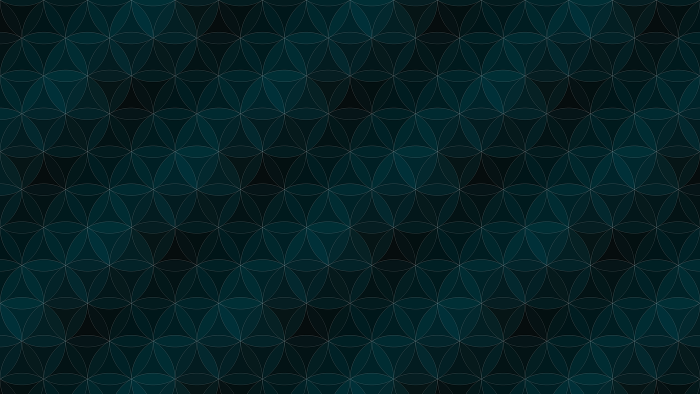
#> input picture pattern.png, 1400 x 788 px (shown at 1/2 size)
$ python generate_img.py pattern.png pattern.png pattern.png pattern.png   (older library calls are emulated)
#> lines starting #> are read from the running program, lines starting #| are printed output that depends on the picture
# Install Pillow: pip install Pillow
from PIL import Image, ImageDraw, ImageFont, ImageOps
import sys
import numpy as np

# Command line parameters
song_id = sys.argv[1]  # Get the song ID from the command line
title = sys.argv[2]  # Get the song title from the command line
artist = sys.argv[3]  # Get the artist from the command line
genre = sys.argv[4]  # Get the genre from the command line

# Create a new image with RGB mode
img = Image.new('RGB', (500, 500), color=(73, 109, 137))
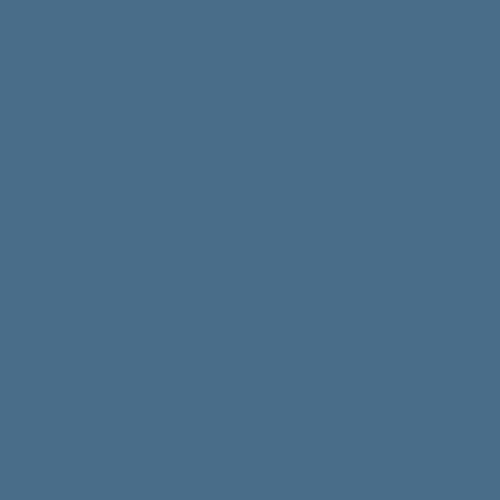
#> img: PIL image 500x500 RGB; mean R, G, B 73, 109, 137

# Gradient
top = Image.new('RGB', (500, 500), color=(69, 33, 124))  # changed color
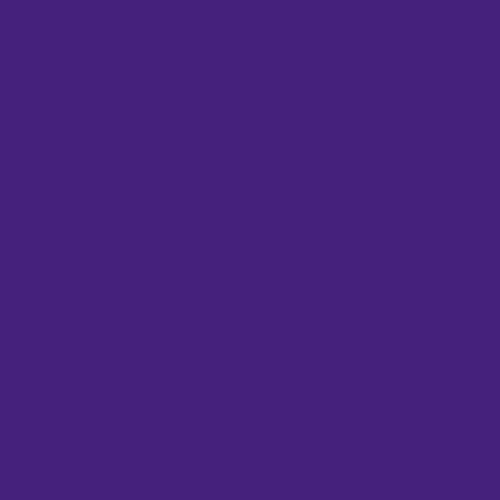
#> top: PIL image 500x500 RGB; mean R, G, B 69, 33, 124
bottom = Image.new('RGB', (500, 500), color=(87, 217, 163))  # changed color
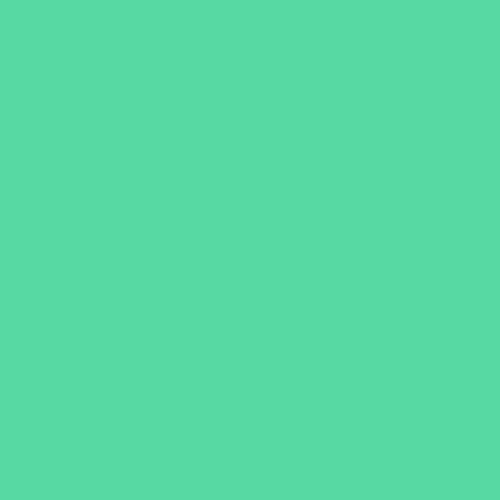
#> bottom: PIL image 500x500 RGB; mean R, G, B 87, 217, 163

alpha = np.array([np.linspace(0, 255, 500)]*500).astype('uint8')
mask = Image.fromarray(alpha)
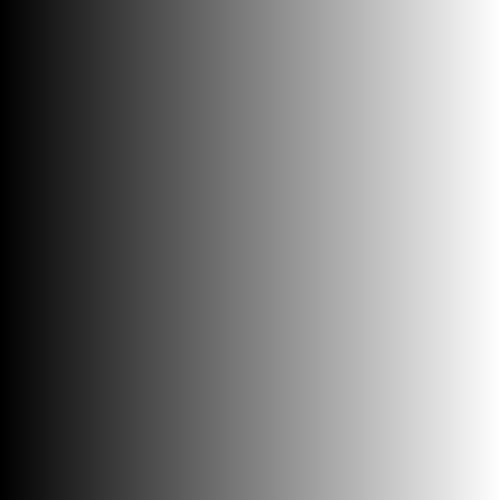
#> mask: PIL image 500x500 L; min 0, max 255, mean 127
img = Image.composite(top, bottom, mask)
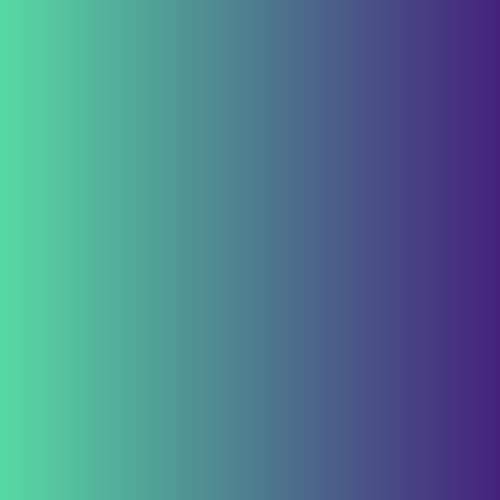
#> img: PIL image 500x500 RGB; mean R, G, B 78, 125.4, 143.6

# Add pattern on the image
pattern = Image.open('pattern.png').convert('RGB')  # You should have a pattern.png in your directory
#> pattern is the input picture: PIL image 1400x788 RGB; mean R, G, B 5.1, 32.6, 36.6
img = Image.blend(img, pattern.resize(img.size), alpha=0.5)  # adjust alpha to set the pattern transparency
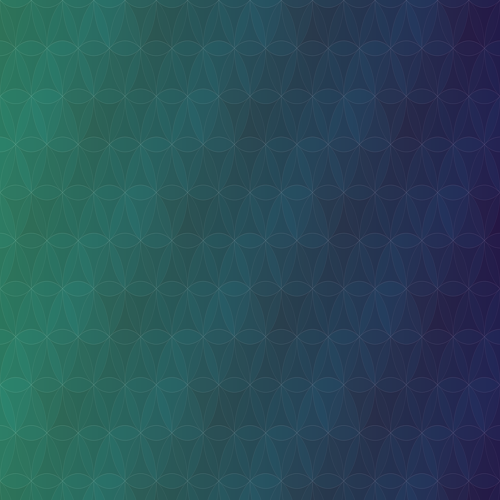
#> img: PIL image 500x500 RGB; mean R, G, B 41.4, 78.7, 89.8

# Create a draw object
d = ImageDraw.Draw(img)

# Use a truetype font
fnt = ImageFont.truetype('/usr/share/fonts/truetype/dejavu/DejaVuSans-Bold.ttf', 30)

# Draw the text in the middle
w, h = d.textsize(f'Song ID: {song_id}', font=fnt)
#> w = 357; h = 34
d.text(((500-w)/2, 150), f'Song ID: {song_id}', font=fnt, fill=(255, 255, 255))

w, h = d.textsize(f'Title: {title}', font=fnt)
#> w = 301
d.text(((500-w)/2, 200), f'Title: {title}', font=fnt, fill=(255, 150, 0))

w, h = d.textsize(f'Artist: {artist}', font=fnt)
#> w = 320
d.text(((500-w)/2, 250), f'Artist: {artist}', font=fnt, fill=(0, 255, 0))

w, h = d.textsize(f'Genre: {genre}', font=fnt)
#> w = 327
d.text(((500-w)/2, 300), f'Genre: {genre}', font=fnt, fill=(150, 0, 255))

# Save the image as a PNG file
img.save(f'./images/{song_id}.png')
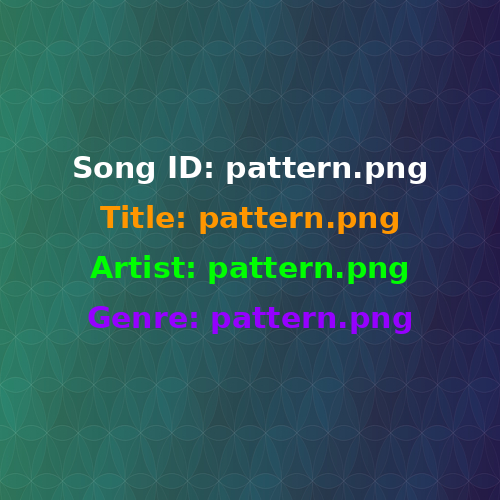
#> saved as pattern.png.png: PIL image 500x500 RGB; mean R, G, B 47.2, 82.9, 91.8
